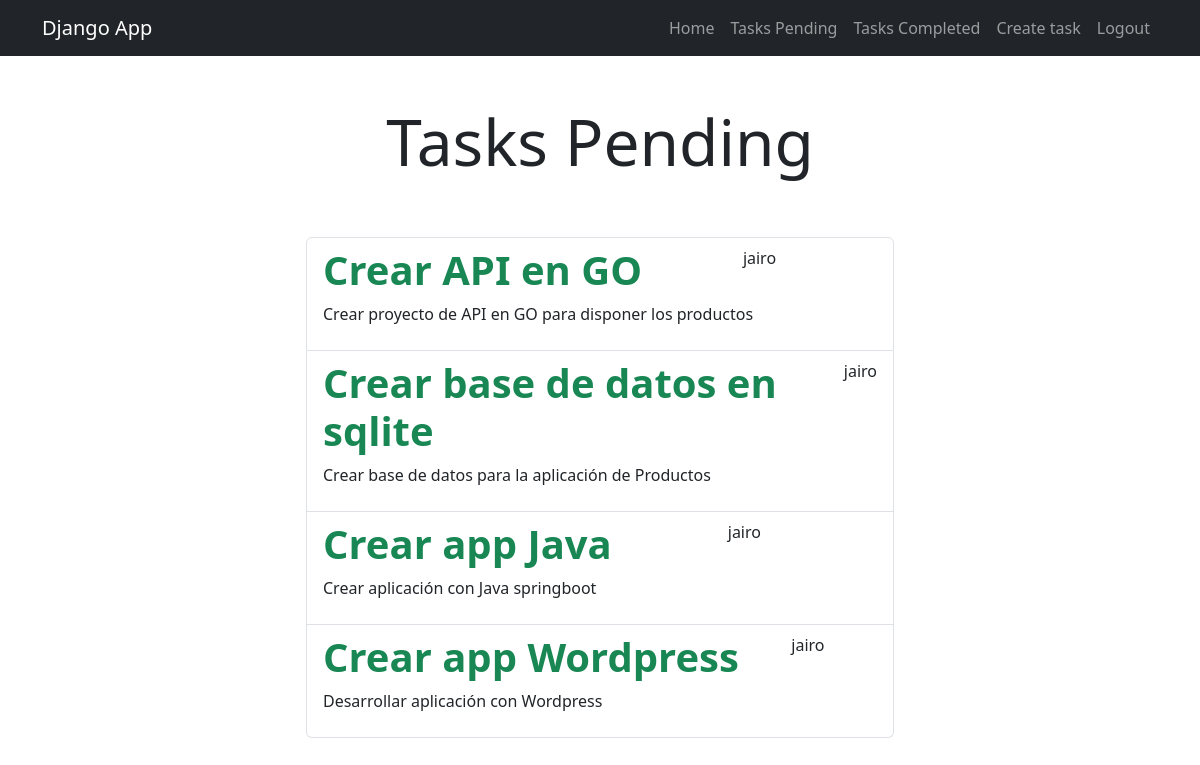
Page /tasks/ (signed in) on the committed database.
### tasks/models.py (models this page shows, shortened)
class Task(models.Model):
    title = models.CharField(max_length=100)
    description = models.TextField(blank=True)
    created = models.DateTimeField(auto_now_add=True)
    datecompleted = models.DateTimeField(null=True, blank=True)
    important = models.BooleanField(default=False)
    user = models.ForeignKey(User, on_delete=models.CASCADE)

### tasks/views.py (the view)
# urls.py: path('tasks/', views.tasks, name='tasks'),
@login_required
def tasks(request):
    title = 'Tasks Pending'
    tasks = Task.objects.filter(user=request.user, datecompleted__isnull=True)
    return render(request, 'tasks.html', {
        'tasks': tasks,
        'title': title,
    })

### tasks/templates/tasks.html (shortened to what this page needs)
{% extends 'base.html' %}
{% block content %}
<main>
    <div class="row">
        <div class="col-md-6 offset-md-3">
            <h1 class="text-center display-3 py-5">{{title}}</h1>
            <ul class="list-group">
                {% for task in tasks %}
                    <a class="list-group-item" href="{% url 'task_detail' task.id %}">
                        <header class="d-flex justify-content-between">
                            {% if task.important %}
                                <h1 class="fw-bold text-success">{{task.title}}</h1>
                            {% else %}
                                <h1 class="fw-cold">{{task.title}}</h1>
                            {% endif %}
                            <p>{{task.user.username}}</p>
                        </header>
                        <p>{{task.description}}</p>
                    </a>
                {% endfor %}
            </ul>
        </div>
    </div>
</main>
{% endblock %}

### tasks/templates/base.html (shortened to what this page needs)
<!DOCTYPE html>
<html lang="en">
<head>
    <link rel="stylesheet" href="https://cdn.jsdelivr.net/npm/bootstrap@5.3.3/dist/css/bootstrap.min.css">
</head>
<body>
    <nav class="navbar navbar-expand-lg bg-dark navbar-dark">
        <div class="container">
            <a class="navbar-brand" href="#">Django App</a>
            <div class="collapse navbar-collapse" id="navbarNav">
                <ul class="navbar-nav ms-auto">
                    <li class="nav-item">
                        <a href="/" class="nav-link">Home</a>
                    </li>
                    {% if user.is_authenticated %}
                    <li class="nav-item">
                        <a href="/tasks" class="nav-link">Tasks Pending</a>
                    </li>
                    <li class="nav-item">
                        <a href="/tasks_completed" class="nav-link">Tasks Completed</a>
                    </li>
                    <li class="nav-item">
                        <a href="/tasks/create/" class="nav-link">Create task</a>
                    </li>
                    <li class="nav-item">
                        <a href="/logout" class="nav-link">Logout</a>
                    </li>
                    {% endif %}
                </ul>
            </div>
        </div>
    </nav>
    {% block content %}
    {% endblock %}
</body>
</html>

### rows in the picture
Task: title "Crear API en GO", user.username "jairo", description "Crear proyecto de API en GO para disponer los productos"
Task: title "Crear base de datos en sqlite", user.username "jairo", description "Crear base de datos para la aplicación de Productos"
Task: title "Crear app Java", user.username "jairo", description "Crear aplicación con Java springboot"
Task: title "Crear app Wordpress", user.username "jairo", description "Desarrollar aplicación con Wordpress"

### other values in the picture
{{ title }} "Tasks Pending"
